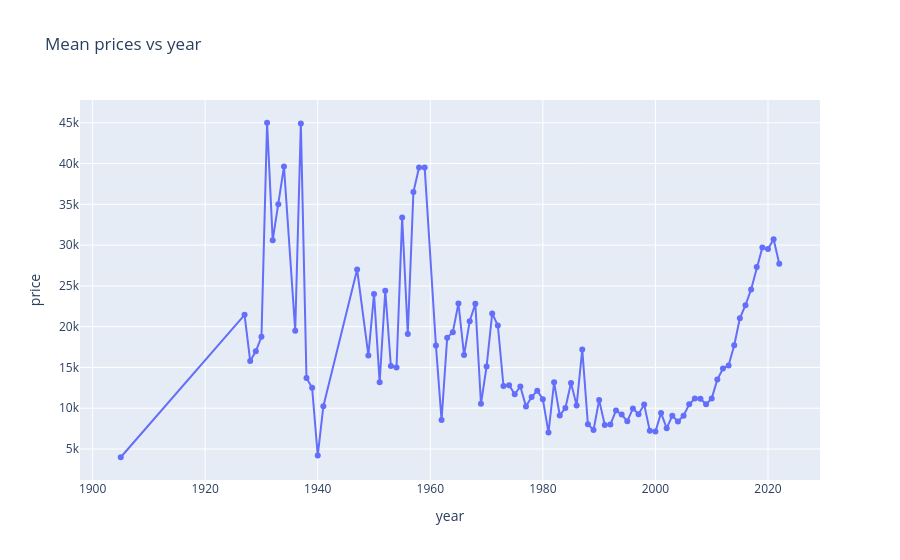

Notebook code cell kept with this figure:
### Code cell
age_veh_list = vehicle_df_dropna['year'].unique().sort()
age_veh_df = vehicle_df_dropna.groupby('year')[['price']].mean()

fig = px.line(age_veh_df, x=age_veh_list, y='price', markers=True, title='Mean prices vs year')
fig.show()
